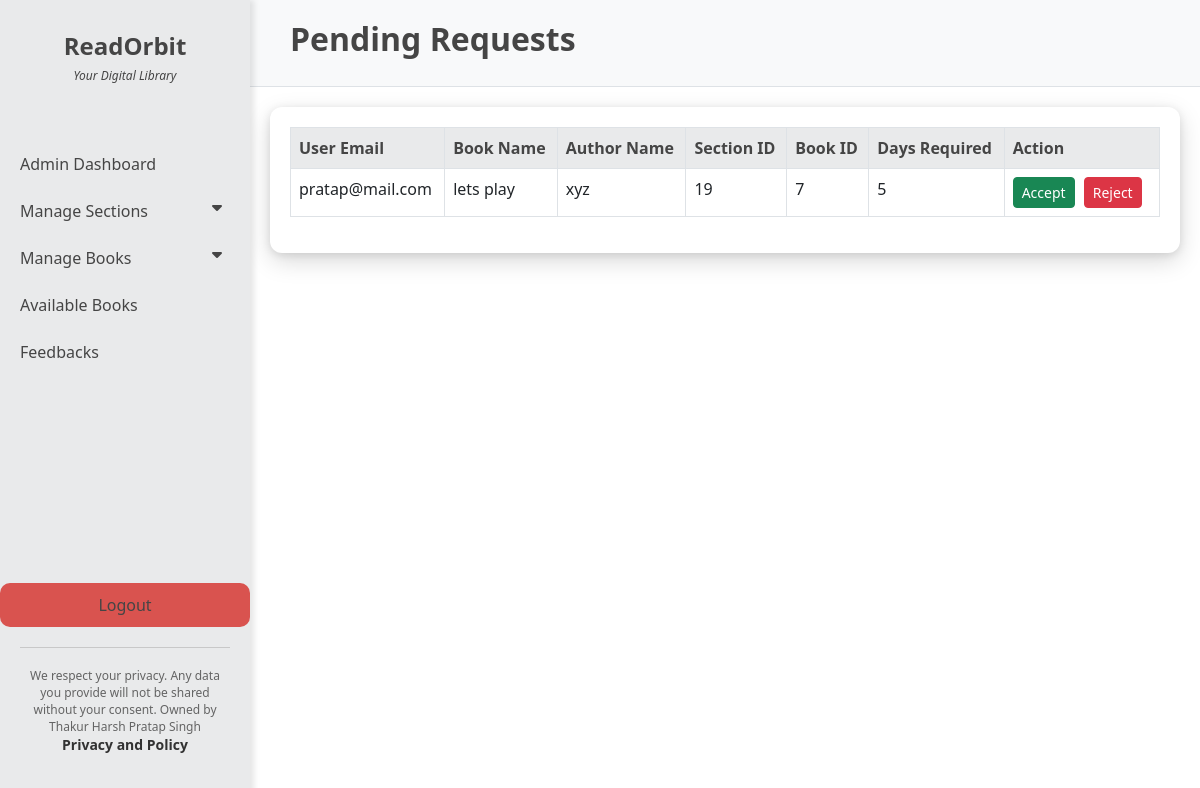
/admin_requests, run on the app's committed database.
### models.py (models this page shows)
class Request_book(db.Model):
    __tablename__ = "request_book"
    id = db.Column(db.Integer() , primary_key = True, autoincrement =True)
    book_id = db.Column(db.Integer() , db.ForeignKey("book.book_id") , nullable = False)
    section_id = db.Column(db.Integer() , db.ForeignKey("section.section_id"), nullable = False)
    user_email = db.Column(db.String() , db.ForeignKey("user.user_email"), nullable = False)
    request = db.Column(db.Integer())
    days_required = db.Column(db.Integer() , nullable = False)
    request_date = db.Column(db.DateTime(), nullable=False, default=db.func.current_timestamp())
    return_date = db.Column(db.DateTime())
    status = db.Column(db.String(), default='pending')

class Book(db.Model):
    __tablename__ = "book"
    book_id = db.Column(db.Integer() , primary_key = True, autoincrement =True)
    book_name = db.Column(db.String() , nullable = False)
    book_content = db.Column(db.String() , nullable = False)
    book_author_name = db.Column(db.String() , nullable = False)
    book_rating = db.Column(db.Integer())
    book_date_issued = db.Column(db.Integer())
    feedback = db.Column(db.String())
    book_return_date = db.Column(db.Integer(), default =0)
    book_sections = db.relationship("Section", secondary="book_in_section", backref="section_books")
    book_requests = db.relationship("Request_book")

### controllers.py (the view)
@app.route("/admin_requests")
def admin_requests():
    requests = Request_book.query.filter_by(status='pending').all()
    for request in requests:
        request.book = Book.query.filter_by(book_id=request.book_id).first()
    approved_books = Request_book.query.filter_by(status='accepted').all()
    for approved_book in approved_books:
        approved_book.book = Book.query.filter_by(book_id=approved_book.book_id).first()
    return render_template("admin_requests.html", requests=requests, approved_books=approved_books)

### templates/admin_requests.html (shortened to what this page needs)
<!DOCTYPE html>
<html lang="en">
<head>
    <link href="https://cdn.jsdelivr.net/npm/bootstrap@5.3.0-alpha1/dist/css/bootstrap.min.css" rel="stylesheet">
    <link href="https://cdnjs.cloudflare.com/ajax/libs/font-awesome/6.0.0/css/all.min.css" rel="stylesheet">
</head>
<body>
    <div class="navbar-sidebar">
        <div class="branding">
            <a href="/admin_dashboard" class="branding-link">
                <h1>ReadOrbit</h1>
                <span>Your Digital Library</span>
            </a>
        </div>
        <div class="menu-content">
            <a href="/admin_dashboard">Admin Dashboard</a>
            <button class="dropdown-btn">Manage Sections
                <i class="fa fa-caret-down"></i>
            </button>
            <button class="dropdown-btn">Manage Books
                <i class="fa fa-caret-down"></i>
            </button>
            <a href="/available_books">Available Books</a>
            <a href="/feedback_list">Feedbacks</a>
        </div>
        <a href="/logout" class="logout-btn">Logout</a>
        <div class="privacy-policy">
            We respect your privacy. Any data you provide will not be shared without your consent.
            Owned by Thakur Harsh Pratap Singh
            <strong>Privacy and Policy</strong>
        </div>
    </div>
    <div class="content">
        <div class="dashboard-header">
            <h1 class="dashboard-title">Pending Requests</h1>
        </div>
        <div class="table-container">
            <table class="table table-bordered table-hover">
                <thead>
                    <tr>
                        <th>User Email</th>
                        <th>Book Name</th>
                        <th>Author Name</th>
                        <th>Section ID</th>
                        <th>Book ID</th>
                        <th>Days Required</th>
                        <th>Action</th>
                    </tr>
                </thead>
                <tbody>
                    {% for request in requests %}
                    <tr>
                        <td>{{ request.user_email }}</td>
                        <td>{{ request.book.book_name if request.book else '' }}</td>
                        <td>{{ request.book.book_author_name if request.book else '' }}</td>
                        <td>{{ request.section_id }}</td>
                        <td>{{ request.book_id }}</td>
                        <td>{{ request.days_required }}</td>
                        <td>
                            <form action="{{ url_for('accept_request', request_id=request.id) }}" method="post" style="display: inline;">
                                <button type="submit" class="btn btn-success btn-sm">Accept</button>
                            </form>
                            <form action="{{ url_for('reject_request', request_id=request.id) }}" method="post" style="display: inline;">
                                <button type="submit" class="btn btn-danger btn-sm">Reject</button>
                            </form>
                        </td>
                    </tr>
                    {% endfor %}
                </tbody>
            </table>
        </div>
    </div>
</body>
</html>

### templates/admin_requests.html (style rules this page uses)
body { font-family: 'Segoe UI', Tahoma, Geneva, Verdana, sans-serif; background-color: #ffffff; margin: 0; padding: 0; }
.navbar-sidebar { position: fixed; top: 0; left: 0; height: 100%; width: 250px; background-color: rgb(233, 234, 235); padding: 20px 0px; color: rgb(69, 69, 69); box-shadow: 4px 0 6px rgba(0, 0, 0, 0.1); z-index: 1000; display: flex; flex-direction: column; justify-content: space-between; }
.navbar-sidebar .branding { text-align: center; margin-bottom: 40px; }
.navbar-sidebar .branding h1 { font-size: 24px; font-weight: bold; margin: 2px; color: rgb(69, 69, 69); }
.navbar-sidebar .branding span { display: block; font-size: 12px; font-style: italic; padding: 4px; color: rgb(69, 69, 69); }
.menu-content { flex-grow: 1; }
.branding-link { text-align: center !important; text-decoration: none; color: rgb(69, 69, 69) !important; transition: color 0.3s ease; }
.branding-link h1 { font-size: 28px; font-weight: bold; margin: 2px; color: rgb(69, 69, 69); transition: color 0.3s ease; }
.branding-link span { font-size: 14px; font-style: italic; padding: 4px; color: rgb(100, 100, 100); background-color: transparent; }
.logout-btn { text-align: center !important; font-size: 16px; color: white; background-color: #d9534f !important ; padding: 10px 20px !important; border-radius: 10px !important; margin: 0px auto !important; text-decoration: none !important; transition: transform 0.3s ease-in-out !important; }
.privacy-policy { border-top: 1px solid rgb(200, 200, 200); padding-top: 20px; text-align: center; font-size: 12px; color: rgb(100, 100, 100); margin: 20px; line-height: 1.4; }
.privacy-policy strong { display: block; font-size: 14px; color: rgb(50, 50, 50); margin-bottom: 5px; }
.navbar-sidebar a, .dropdown-btn { display: block; color: rgb(69, 69, 69); text-decoration: none; font-size: 16px; margin-bottom: 3px; padding: 10px 20px; border: none; background: none; width: 100%; text-align: left; cursor: pointer; border-radius: 5px; }
.fa-caret-down { float: right; padding-right: 8px; transition: transform 0.3s ease; }
.content { margin-left: 250px; padding: 0px; }
.dashboard-header { background-color: #f8f9fa; padding: 20px 40px; border-bottom: 1px solid #dee2e6; margin-bottom: 20px; }
.dashboard-title { font-size: 32px; font-weight: bold; color: rgb(69, 69, 69); }
.table-container { background-color: white; padding: 20px; border-radius: 12px; box-shadow: 0 8px 24px rgba(0, 0, 0, 0.15), 0 2px 8px rgba(0, 0, 0, 0.1); margin-left: 20px; margin-right: 20px; }
.table thead th { background-color: rgb(233, 234, 235); color: rgb(69, 69, 69); }
.table-container button { margin-right: 5px; transition: transform 0.3s ease-in-out !important; }

### data on the page
Request_book: user_email "pratap@mail.com", book "lets play", book "xyz", section_id "19", book_id "7", days_required "5"
